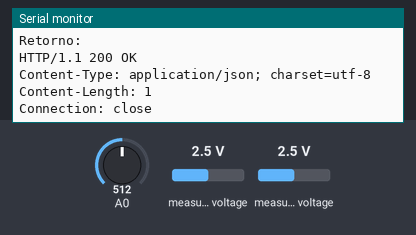
A sketch run on a simulated ESP8266 (NodeMCU). On the bench: the last lines printed to the serial monitor. The test bench sets the inputs (shaded band); at power-on: measured voltage 2.5 V, A0 = 512. WiFi joins after 1.5 s; servers stay silent unless stated; web services answer with replies made up by the test bench.

Above: at 4.7 s.
4.8 s: measured voltage (sensor 200) set to 0.1 V
At 5.9 s:
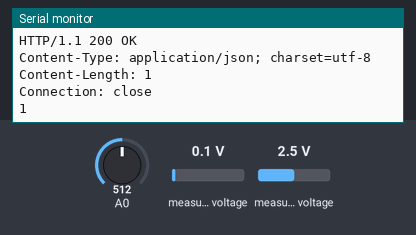
6.3 s: measured voltage (sensor 201) set to 0.1 V
At 6.3 s:
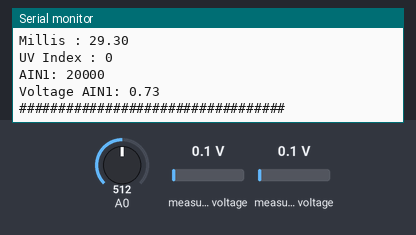
7.8 s: A0 set to 716
At 9.1 s:
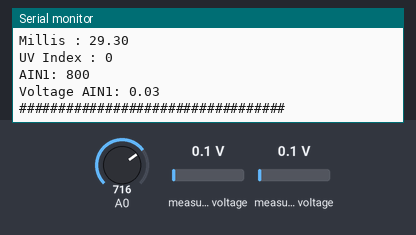
9.3 s: measured voltage (sensor 200) set to 1.2 V
10.8 s: measured voltage (sensor 201) set to 1.2 V
At 12.1 s:
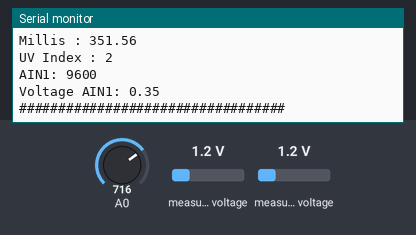
12.3 s: A0 set to 900
Timing chart, 0 to 14.8 s (numbered marks = the images above; inputs shaded):
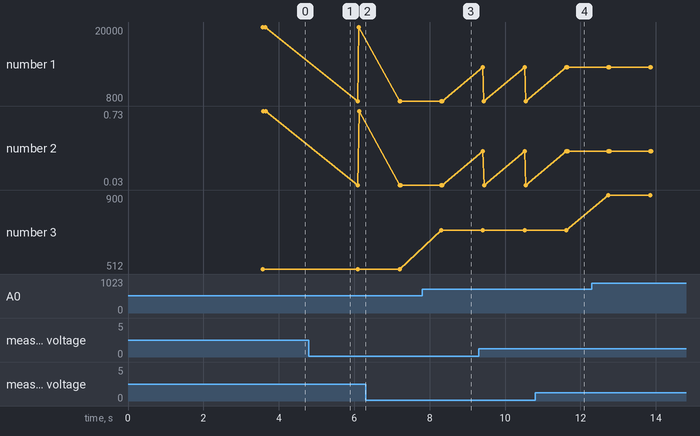

Measured:
- after the input at 7.8 s, the serial monitor: prints a new line after 0.51 s (image 3)
- after the input at 10.8 s, the serial monitor: prints a new line after 0.85 s (image 4)
- plotted number 3: 512 → 716 after the input at 7.8 s, 716 → 900 after the input at 12.3 s

The sketch:

nodemcu_ads1115_uv_transistor_luz.ino
```cpp
#include <Wire.h>
#include <Adafruit_ADS1015.h>
#include <ESP8266WiFi.h>  //essa biblioteca já vem com a IDE. Portanto, não é preciso baixar nenhuma biblioteca adicional
#include <ESP8266HTTPClient.h>

#define SSID_REDE     "xxxx"  //coloque aqui o nome da rede que se deseja conectar
#define SENHA_REDE    "xxxx"  //coloque aqui a senha da rede que se deseja conectar

char EnderecoAPIThingSpeak[] = "api.thingspeak.com";
String ChaveEscritaThingSpeak = "AXCWXHGJBV05RGEG";
Adafruit_ADS1115 ads(0x48);
WiFiClient client;
float MAX_BITS_ADS115 = 65536.0f; //16 bits
long lastConnectionTime;
long INTERVALO_ENVIO_THINGSPEAK = 600000;
int samplingCount = 1000;
float workingVoltage = 2.4;

int getIndexUV(float milliVolt);
void FazConexaoWiFi(void);
void EnviaInformacoesThingspeak(String StringDados);


/**
float readGUVA(){
 int s = samplingCount;
 float sum = 0;
  for(int i=0; i<s; i++) {
    float v = analogRead(A0);
    sum = v + sum;
    delay(2);
  }
  float sensor_value_average = sum / s;
  float mV = (((sensor_value_average/1024) * workingVoltage)/1000);
  return mV;
}**/

void FazConexaoWiFi(void)
{
    client.stop();
    Serial.println("Conectando-se à rede WiFi...");
    Serial.println();
    delay(1000);
    WiFi.begin(SSID_REDE, SENHA_REDE);

    while (WiFi.status() != WL_CONNECTED)
    {
        delay(500);
        Serial.print(".");
    }

    Serial.println("");
    Serial.println("WiFi connectado com sucesso!");
    Serial.println("IP obtido: ");
    Serial.println(WiFi.localIP());

    delay(1000);
}
void EnviaInformacoesThingspeak(String StringDados)
{

    if (client.connect(EnderecoAPIThingSpeak, 80))
    {
        Serial.println("Enviando: "+StringDados);
        //faz a requisição HTTP ao ThingSpeak
        client.print("POST /update HTTP/1.1\n");
        client.print("Host: api.thingspeak.com\n");
        client.print("Connection: close\n");
        client.print("X-THINGSPEAKAPIKEY: "+ChaveEscritaThingSpeak+"\n");
        client.print("Content-Type: application/x-www-form-urlencoded\n");
        client.print("Content-Length: ");
        client.print(StringDados.length());
        client.print("\n\n");
        client.print(StringDados);

        lastConnectionTime = millis();
        Serial.println("- Informações enviadas ao ThingSpeak!");
        Serial.println("Retorno: ");
        while(client.available()){
          String line = client.readStringUntil('\r');
          Serial.println(line);
        }
     }
}

void setup(void)
{

  Serial.begin(9600);
  lastConnectionTime = 0;
  FazConexaoWiFi();
  Serial.println("Hello!");

  Serial.println("Getting single-ended readings from AIN0..3");
  Serial.println("ADC Range: +/- 6.144V (1 bit = 3mV/ADS1015, 0.1875mV/ADS1115)");
//ads.setGain(GAIN_TWOTHIRDS);  // 2/3x gain +/- 6.144V  1 bit = 3mV      0.1875mV (default)
  ads.setGain(GAIN_ONE);        // 1x gain   +/- 4.096V  1 bit = 2mV      0.125mV
//ads.setGain(GAIN_TWO);        // 2x gain   +/- 2.048V  1 bit = 1mV      0.0625mV
//ads.setGain(GAIN_FOUR);       // 4x gain   +/- 1.024V  1 bit = 0.5mV    0.03125mV
//ads.setGain(GAIN_EIGHT);      // 8x gain   +/- 0.512V  1 bit = 0.25mV   0.015625mV
//ads.setGain(GAIN_SIXTEEN);    // 16x gain  +/- 0.256V  1 bit = 0.125mV  0.0078125mV
  ads.begin();
}

int getIndexUV(float milliVolt){
  int indexes[] = {50,227,318,408,503,606,696,765,881,976,1079,1170};
  int lastIndex = 0;

  int indexesLength = 12;
  Serial.print("Length: ");
  Serial.print(indexesLength);
  Serial.println("");
  for(int i=0;i<indexesLength;i++){
    if(milliVolt>=indexes[i]){
       lastIndex = i;
    }
  }
  return lastIndex;
}

double getVolt(float analogValue){
  return ((analogValue/MAX_BITS_ADS115)*2.4);
}

void loop(void)
{
  int16_t adc0, adc1, adc2, adc3;

  adc0 = ads.readADC_SingleEnded(0);
  adc1 = ads.readADC_SingleEnded(1);

  //float mvUV = readGUVA();
  //float indexUV = readIndexUVA(mvUV);
  double voltageADC0 = getVolt(adc0);
  double voltageADC1 = getVolt(adc1);
  float millVoltageADC0 = voltageADC0*1000;
  int indexUV = getIndexUV(millVoltageADC0);
  Serial.print("A0: ");
  Serial.println(analogRead(A0));
  Serial.print("AIN0: ");
  Serial.println(adc0);
  Serial.print("Voltage AIN0: ");
  Serial.println(voltageADC0);
  Serial.print("Millis : ");
  Serial.println(millVoltageADC0);
  Serial.print("UV Index : ");
  Serial.println(indexUV);
  Serial.print("AIN1: ");
  Serial.println(adc1);
  Serial.print("Voltage AIN1: ");
  Serial.println(voltageADC1);
  Serial.println("##################################");


  //Serial.print("mvUV: ");
  //Serial.println(mvUV);
  //Serial.print("indexUV: ");
  //Serial.println(indexUV);

  if(!client.connected() && ((millis() - lastConnectionTime > INTERVALO_ENVIO_THINGSPEAK) || lastConnectionTime == 0))
  {
      EnviaInformacoesThingspeak("field1="+(String)+adc0+"&field2="+(String)adc1+"&field3="+(String)+millVoltageADC0+"&field4="+(String)+indexUV);
  }
  delay(1000);
}
```
